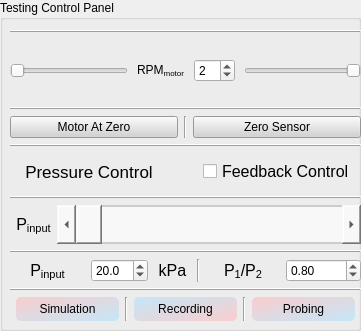
   <widget class="QGroupBox" name="testing_control_panel">
    <property name="geometry">
     <rect>
      <x>10</x>
      <y>522</y>
      <width>361</width>
      <height>331</height>
     </rect>
    </property>
    <property name="title">
     <string>Testing Control Panel</string>
    </property>
    <widget class="QWidget" name="verticalLayoutWidget_9">
     <property name="geometry">
      <rect>
       <x>10</x>
       <y>30</y>
       <width>351</width>
       <height>291</height>
      </rect>
     </property>
     <property name="sizePolicy">
      <sizepolicy hsizetype="Maximum" vsizetype="Maximum">
       <horstretch>0</horstretch>
       <verstretch>0</verstretch>
      </sizepolicy>
     </property>
     <layout class="QVBoxLayout" name="testing_control_panel_layout" stretch="5,1,6,1,1">
      <item>
       <layout class="QVBoxLayout" name="verticalLayout_18" stretch="1,1,4,1,1,1">
        <item>
         <widget class="QFrame" name="hline1_9">
          <property name="frameShape">
           <enum>QFrame::HLine</enum>
          </property>
          <property name="frameShadow">
           <enum>QFrame::Raised</enum>
          </property>
         </widget>
        </item>
        <item>
         <layout class="QVBoxLayout" name="verticalLayout">
          <item>
           <widget class="QWidget" name="widget_11" native="true"/>
          </item>
         </layout>
        </item>
        <item>
         <layout class="QHBoxLayout" name="horizontalLayout_15" stretch="10,1,1,10">
          <property name="spacing">
           <number>9</number>
          </property>
          <item>
           <widget class="QSlider" name="motor_pos_ctrl_bar_1">
            <property name="sizePolicy">
             <sizepolicy hsizetype="Expanding" vsizetype="Fixed">
              <horstretch>0</horstretch>
              <verstretch>1</verstretch>
             </sizepolicy>
            </property>
            <property name="maximum">
             <number>44</number>
            </property>
            <property name="orientation">
             <enum>Qt::Horizontal</enum>
            </property>
           </widget>
          </item>
          <item>
           <widget class="QLabel" name="motor_speed_ctrl_label">
            <property name="text">
             <string>RPM&lt;sub&gt;motor</string>
            </property>
           </widget>
          </item>
          <item>
           <widget class="QSpinBox" name="motor_speed_ctrl_input">
            <property name="maximum">
             <number>20</number>
            </property>
            <property name="value">
             <number>2</number>
            </property>
           </widget>
          </item>
          <item>
           <widget class="QSlider" name="motor_pos_ctrl_bar_2">
            <property name="sizePolicy">
             <sizepolicy hsizetype="Expanding" vsizetype="Fixed">
              <horstretch>0</horstretch>
              <verstretch>1</verstretch>
             </sizepolicy>
            </property>
            <property name="maximum">
             <number>44</number>
            </property>
            <property name="orientation">
             <enum>Qt::Horizontal</enum>
            </property>
            <property name="invertedAppearance">
             <bool>true</bool>
            </property>
           </widget>
          </item>
         </layout>
        </item>
        <item>
         <layout class="QVBoxLayout" name="verticalLayout_8">
          <item>
           <widget class="QWidget" name="widget_6" native="true"/>
          </item>
         </layout>
        </item>
        <item>
         <widget class="QFrame" name="hline1_8">
          <property name="frameShape">
           <enum>QFrame::HLine</enum>
          </property>
          <property name="frameShadow">
           <enum>QFrame::Raised</enum>
          </property>
         </widget>
        </item>
        <item>
         <layout class="QHBoxLayout" name="horizontalLayout_7">
          <item>
           <widget class="QPushButton" name="motor_zero_button">
            <property name="styleSheet">
             <string notr="true">background-color: lightgray</string>
            </property>
            <property name="text">
             <string>Motor At Zero</string>
            </property>
           </widget>
          </item>
          <item>
           <widget class="Line" name="line_13">
            <property name="orientation">
             <enum>Qt::Vertical</enum>
            </property>
           </widget>
          </item>
          <item>
           <widget class="QPushButton" name="sensor_zero_button">
            <property name="styleSheet">
             <string notr="true">background-color: lightgray</string>
            </property>
            <property name="text">
             <string>Zero Sensor</string>
            </property>
           </widget>
          </item>
         </layout>
        </item>
       </layout>
      </item>
      <item>
       <widget class="QFrame" name="hline1_15">
        <property name="frameShape">
         <enum>QFrame::HLine</enum>
        </property>
        <property name="frameShadow">
         <enum>QFrame::Raised</enum>
        </property>
       </widget>
      </item>
      <item>
       <layout class="QVBoxLayout" name="verticalLayout_13" stretch="0,5,0,1,1,1,1">
        <property name="sizeConstraint">
         <enum>QLayout::SetNoConstraint</enum>
        </property>
        <item>
         <widget class="QWidget" name="widget_5" native="true"/>
        </item>
        <item>
         <layout class="QHBoxLayout" name="horizontalLayout_4" stretch="7,1,7">
          <property name="sizeConstraint">
           <enum>QLayout::SetMinimumSize</enum>
          </property>
          <item>
           <widget class="QLabel" name="pressure_control_module_label">
            <property name="font">
             <font>
              <pointsize>13</pointsize>
             </font>
            </property>
            <property name="text">
             <string>Pressure Control</string>
            </property>
            <property name="alignment">
             <set>Qt::AlignCenter</set>
            </property>
            <property name="wordWrap">
             <bool>true</bool>
            </property>
           </widget>
          </item>
          <item>
           <widget class="QWidget" name="widget_4" native="true"/>
          </item>
          <item>
           <widget class="QCheckBox" name="force_feedback_ctrl_enable">
            <property name="font">
             <font>
              <pointsize>12</pointsize>
             </font>
            </property>
            <property name="text">
             <string>Feedback Control</string>
            </property>
           </widget>
          </item>
         </layout>
        </item>
        <item>
         <widget class="QWidget" name="widget_12" native="true"/>
        </item>
        <item>
         <widget class="QFrame" name="hline1_12">
          <property name="frameShape">
           <enum>QFrame::HLine</enum>
          </property>
          <property name="frameShadow">
           <enum>QFrame::Raised</enum>
          </property>
         </widget>
        </item>
        <item>
         <layout class="QHBoxLayout" name="horizontalLayout_8" stretch="0,0,3">
          <item>
           <widget class="QWidget" name="widget_9" native="true"/>
          </item>
          <item>
           <widget class="QLabel" name="pressure_scrollbar_label">
            <property name="font">
             <font>
              <pointsize>12</pointsize>
             </font>
            </property>
            <property name="text">
             <string>P&lt;sub&gt;input</string>
            </property>
            <property name="alignment">
             <set>Qt::AlignCenter</set>
            </property>
           </widget>
          </item>
          <item>
           <widget class="QScrollBar" name="pressure_scrollbar">
            <property name="sizePolicy">
             <sizepolicy hsizetype="Minimum" vsizetype="Preferred">
              <horstretch>0</horstretch>
              <verstretch>1</verstretch>
             </sizepolicy>
            </property>
            <property name="autoFillBackground">
             <bool>false</bool>
            </property>
            <property name="styleSheet">
             <string notr="true">background: #f8f8f8; /* Light gray background */
    height: 15px;
    border: 2px solid #cccccc; /* Darker gray border on all sides */
    border-radius: 5px; /* Rounded corners */</string>
            </property>
            <property name="maximum">
             <number>100</number>
            </property>
            <property name="singleStep">
             <number>1</number>
            </property>
            <property name="orientation">
             <enum>Qt::Horizontal</enum>
            </property>
           </widget>
          </item>
         </layout>
        </item>
        <item>
         <widget class="QFrame" name="hline1_7">
          <property name="frameShape">
           <enum>QFrame::HLine</enum>
          </property>
          <property name="frameShadow">
           <enum>QFrame::Raised</enum>
          </property>
         </widget>
        </item>
        <item>
         <layout class="QHBoxLayout" name="horizontalLayout_10" stretch="2,1,1,1,2,2">
          <item>
           <widget class="QLabel" name="pressure_type_input_label">
            <property name="font">
             <font>
              <pointsize>12</pointsize>
             </font>
            </property>
            <property name="text">
             <string>P&lt;sub&gt;input</string>
            </property>
            <property name="alignment">
             <set>Qt::AlignCenter</set>
            </property>
            <property name="wordWrap">
             <bool>true</bool>
            </property>
           </widget>
          </item>
          <item>
           <widget class="QDoubleSpinBox" name="pressure_type_input">
            <property name="suffix">
             <string/>
            </property>
            <property name="decimals">
             <number>1</number>
            </property>
            <property name="minimum">
             <double>0.000000000000000</double>
            </property>
            <property name="singleStep">
             <double>0.100000000000000</double>
            </property>
            <property name="value">
             <double>20.000000000000000</double>
            </property>
           </widget>
          </item>
          <item>
           <widget class="QLabel" name="pressure_unit">
            <property name="font">
             <font>
              <pointsize>12</pointsize>
             </font>
            </property>
            <property name="text">
             <string>kPa</string>
            </property>
            <property name="alignment">
             <set>Qt::AlignCenter</set>
            </property>
           </widget>
          </item>
          <item>
           <widget class="Line" name="line">
            <property name="orientation">
             <enum>Qt::Vertical</enum>
            </property>
           </widget>
          </item>
          <item>
           <widget class="QLabel" name="coefficient_label">
            <property name="font">
             <font>
              <pointsize>12</pointsize>
             </font>
            </property>
            <property name="text">
             <string>P&lt;sub&gt;1&lt;/sub&gt;/P&lt;sub&gt;2</string>
            </property>
            <property name="alignment">
             <set>Qt::AlignCenter</set>
            </property>
            <property name="wordWrap">
             <bool>true</bool>
            </property>
           </widget>
          </item>
          <item>
           <widget class="QDoubleSpinBox" name="ctrl_coefficient">
            <property name="maximum">
             <double>2.000000000000000</double>
            </property>
            <property name="singleStep">
             <double>0.010000000000000</double>
            </property>
            <property name="value">
             <double>0.800000000000000</double>
            </property>
           </widget>
          </item>
         </layout>
        </item>
       </layout>
      </item>
      <item>
       <widget class="QFrame" name="hline1_3">
        <property name="frameShape">
         <enum>QFrame::HLine</enum>
        </property>
        <property name="frameShadow">
         <enum>QFrame::Raised</enum>
        </property>
       </widget>
      </item>
      <item>
       <layout class="QHBoxLayout" name="horizontalLayout_5" stretch="0,1,1,1,1,1,0">
        <item>
         <widget class="QWidget" name="widget_3" native="true"/>
        </item>
        <item>
         <widget class="QPushButton" name="sofa_simulation_button">
          <property name="styleSheet">
           <string notr="true">background-color: qlineargradient(spread:pad, x1:0, y1:0, x2:1, y2:1, stop:0 rgba(255, 192, 192, 0.7), stop:1 rgba(179, 229, 252, 0.7));
    border: none;
    border-radius: 5px;
    padding: 5px;</string>
          </property>
          <property name="text">
           <string>Simulation</string>
          </property>
         </widget>
        </item>
        <item>
         <widget class="Line" name="line_5">
          <property name="orientation">
           <enum>Qt::Vertical</enum>
          </property>
         </widget>
        </item>
        <item>
         <widget class="QPushButton" name="record_data_button">
          <property name="styleSheet">
           <string notr="true">background-color: qlineargradient(spread:pad, x1:0, y1:0, x2:1, y2:1, stop:0 rgba(179, 229, 252, 0.7), stop:1 rgba(255, 192, 192, 0.7));
    border: none;
    border-radius: 5px;
    padding: 5px;</string>
          </property>
          <property name="text">
           <string>Recording</string>
          </property>
         </widget>
        </item>
        <item>
         <widget class="Line" name="line_25">
          <property name="orientation">
           <enum>Qt::Vertical</enum>
          </property>
         </widget>
        </item>
        <item>
         <widget class="QPushButton" name="probing_button">
          <property name="styleSheet">
           <string notr="true">background-color: qlineargradient(spread:pad, x1:0, y1:0, x2:1, y2:1, stop:0 rgba(255, 192, 192, 0.7), stop:1 rgba(179, 229, 252, 0.7));
    border: none;
    border-radius: 5px;
    padding: 5px;</string>
          </property>
          <property name="text">
           <string>Probing</string>
          </property>
         </widget>
        </item>
        <item>
         <widget class="QWidget" name="widget_13" native="true"/>
        </item>
       </layout>
      </item>
     </layout>
    </widget>
   </widget>
